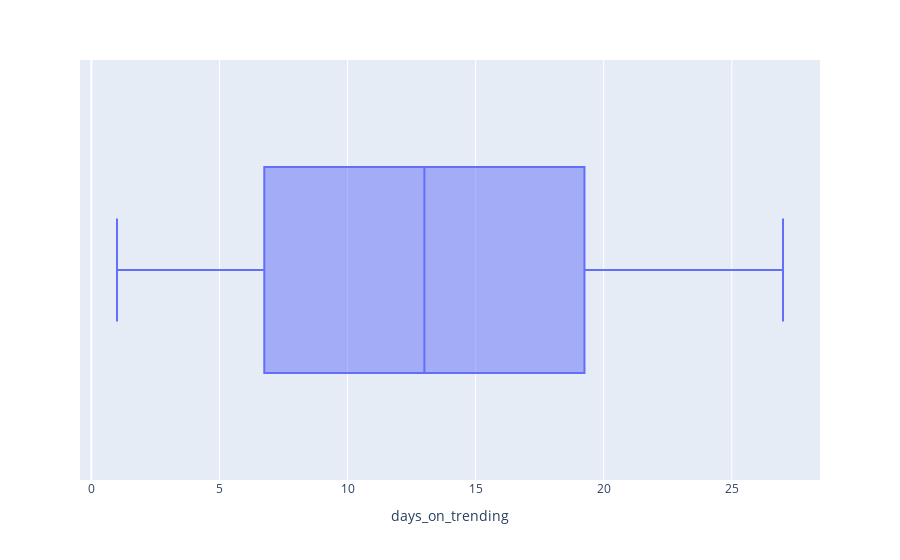

The cell this chart's notebook holds for it:
### Code cell
time_on_trending['days_on_trending'] = time_on_trending['trending_time'].dt.days
# plt.figure(figsize=(12, 6))
# plt.boxplot(time_on_trending['days_on_trending'], vert=False)
# plt.xlabel('Days on Trending')
# plt.title('Box Plot of Number of Days Videos Stayed on Trending')
# plt.grid(True)
# plt.show()
px.box(time_on_trending, x='days_on_trending')

### Figure 1 — Plotly figure (JSON) as saved in the notebook; plotly's stock layout.template omitted (floating-point values rounded to 4 significant figures)
{"data": [{"alignmentgroup": "True", "hovertemplate": "days_on_trending=%{x}<extra></extra>", "legendgroup": "", "marker": {"color": "#636efa"}, "name": "", "notched": false, "offsetgroup": "", "orientation": "h", "showlegend": false, "type": "box", "x": [1, 2, 3, 4, 5, 6, 7, 8, 9, 10, 11, 12, 13, 14, 15, 16, 17, 18, 19, 20, 21, 22, 23, 26, 27], "x0": " ", "xaxis": "x", "y0": " ", "yaxis": "y"}], "layout": {"boxmode": "group", "legend": {"tracegroupgap": 0}, "margin": {"t": 60}, "xaxis": {"anchor": "y", "domain": [0, 1], "title": {"text": "days_on_trending"}}, "yaxis": {"anchor": "x", "domain": [0, 1]}}}
